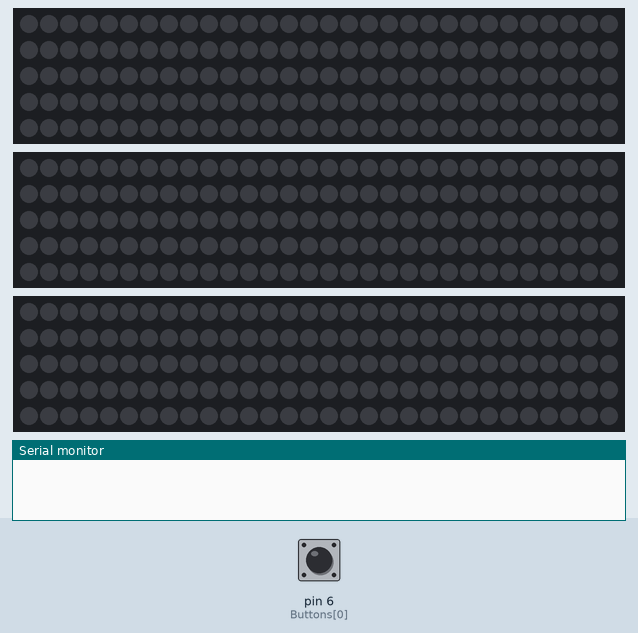
Recording of a sketch running on a simulated Arduino Mega 2560, built with avr-gcc and run on an emulated ATmega2560. On the bench: 3 × 150 RGB LEDs in strip order, left to right, continuing on the next row, the last lines printed to the serial monitor. The test bench sets the inputs (shaded band); at power-on: pin 6 (Buttons[0]) HIGH. Dim RGB values are drawn brighter than linear; the strip is taken to match the declared colour order; random numbers use the default seed unless the sketch sets one.

Above: at 1.2 s.
1.3 s: pin 6 (Buttons[0]) pulled LOW for 3.2 s
At 6.3 s:
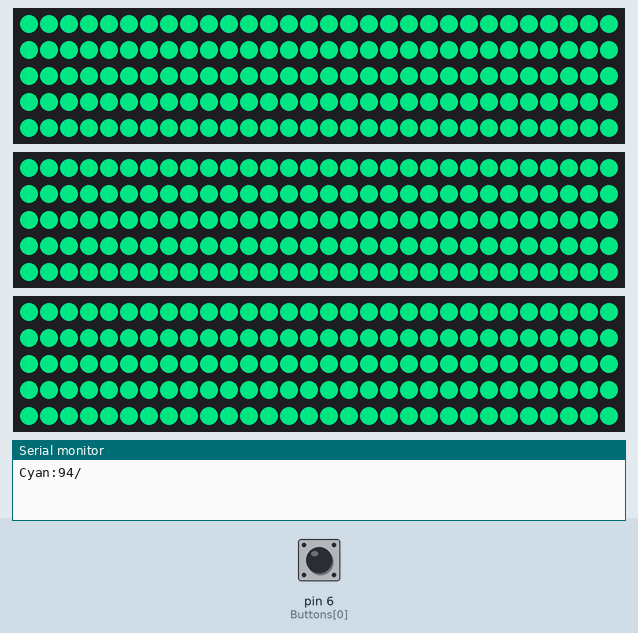
7.0 s: pin 6 (Buttons[0]) pulled LOW for 3.2 s
At 12.0 s:
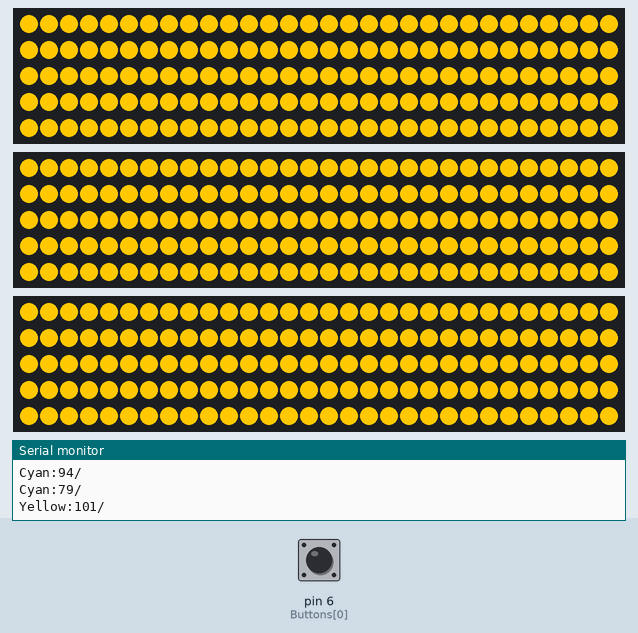
12.5 s: pin 6 (Buttons[0]) pulled LOW for 3.2 s
At 17.2 s:
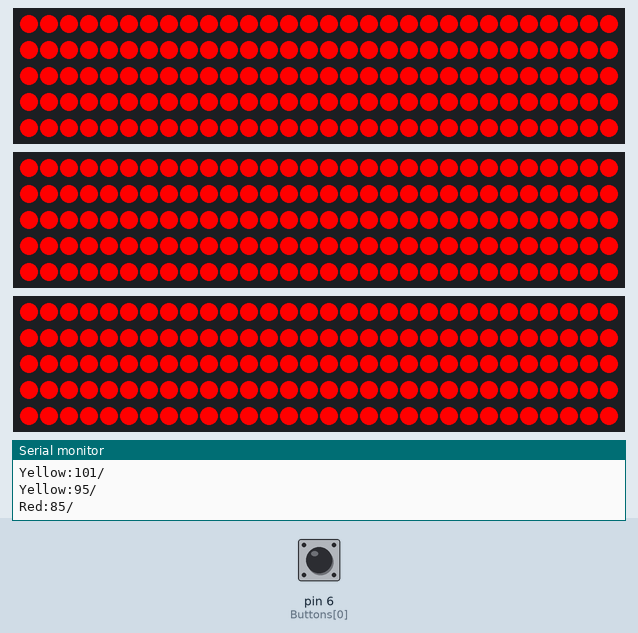
18.0 s: pin 6 (Buttons[0]) pulled LOW for 3.2 s
At 19.49 s:
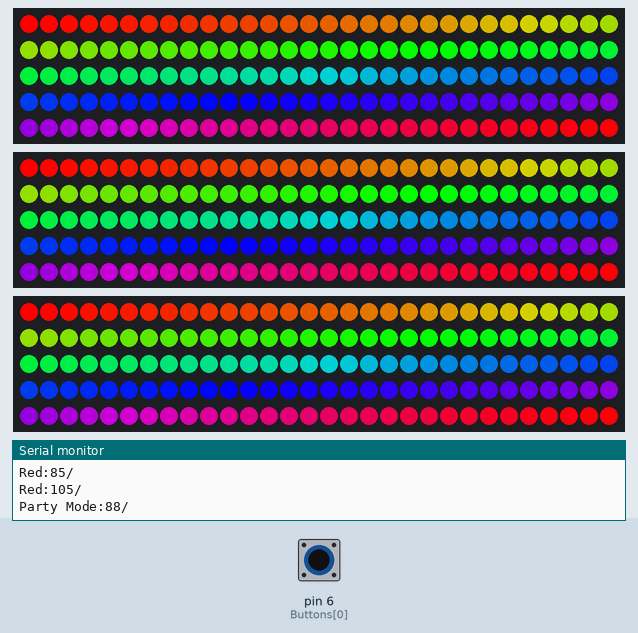
22.7 s: pin 6 (Buttons[0]) pulled LOW for 0.2 s
At 23.5 s:
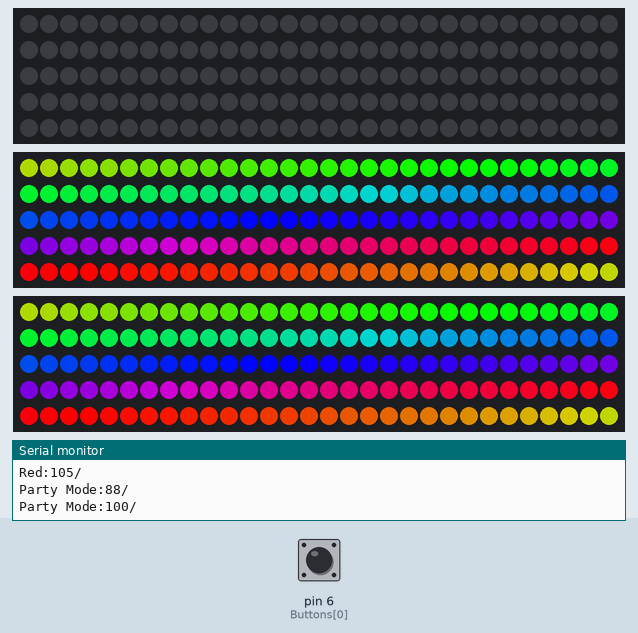
25.9 s: pin 6 (Buttons[0]) driven LOW
At 32.1 s:
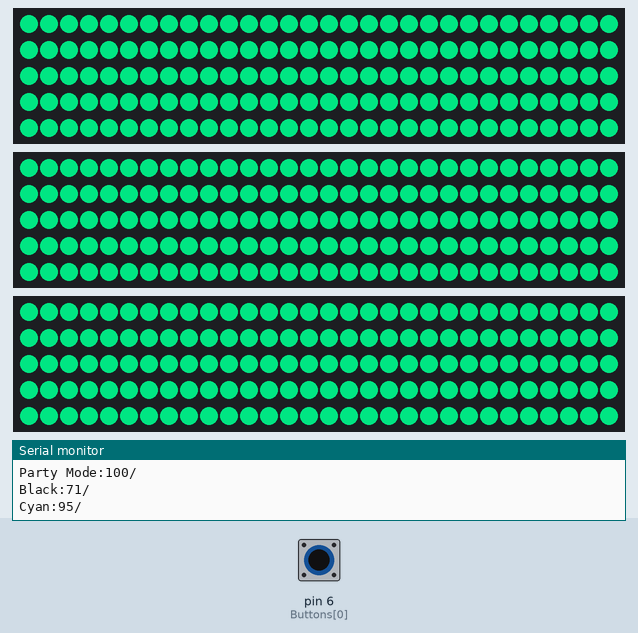
Timing chart, 0 to 32.5 s (numbered marks = the images above; inputs shaded):
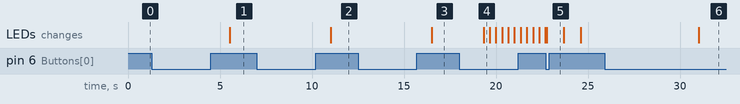

Measured:
- after the input at 1.3 s, the LEDs: change after 4.2 s (image 1)
- after the input at 7.0 s, the LEDs: change after 4.0 s (image 2)
- after the input at 12.5 s, the LEDs: change after 4.0 s (image 3)
- after the input at 18.0 s, the LEDs: change after 1.3 s (image 4)
- after the input at 25.9 s, the LEDs: change after 5.1 s (image 6)

The sketch:

MEGA_FINAL.ino
```cpp
//Senior Project code: Josephine Zenker
//Arduino Mega: Sender
//This code changes, updates and stores information about the current color of
//an LED strip and simulated heart rate value. This information is then sent
//over serial communication a the NodeMCU.
//Finite state machine code adapted from Grumpy Mike: https://forum.arduino.cc/index.php?topic=412232.0

#include <Adafruit_NeoPixel.h>
#include<SoftwareSerial.h>

//----HR sensor libraries
#include "MAX30105.h"
#include "heartRate.h"
MAX30105 particleSensor;
#include <Wire.h>

const int PIXEL_COUNT = 150;
const int NUM_STRIPS = 3;
const int NUM_BUTTONS = 2;

const int Pins[NUM_STRIPS] = {7, 5, 3};
const byte Buttons[NUM_BUTTONS] = {6, 4};

//----For combining two strips into one
Adafruit_NeoPixel Strips[NUM_STRIPS] = {
  Adafruit_NeoPixel(PIXEL_COUNT, Pins[0], NEO_RGB),
  Adafruit_NeoPixel(PIXEL_COUNT, Pins[1], NEO_GRB),
  Adafruit_NeoPixel(PIXEL_COUNT, Pins[2], NEO_GRB)
};

//How to communicate from Arduino to NodeMCU
SoftwareSerial ArduinoUno ( 11, 12); //RX: 2, TX: 3


///--------COLORS--------
uint32_t red = Adafruit_NeoPixel::Color(255, 0, 0);
uint32_t cyan = Adafruit_NeoPixel::Color(0, 175, 100);
uint32_t yellow = Adafruit_NeoPixel::Color(255, 200, 0);
uint32_t black = Adafruit_NeoPixel::Color(0, 0, 0);


char* myTemplate = "";
const char* currentColor;
//char data[200];
char result[63];
char hrStr[10];

const char* COLORS[] = {"Black", "Cyan", "Yellow", "Red", "Party Mode"}; //for string literals


///-----END OF COLORS-----

unsigned long patternInterval = 20 ; // time between steps in the pattern
unsigned long sendInterval = 2000;


///----Used for creating a finite state machine
unsigned long currentMillis = 0;
unsigned long previousButtonMillis = 0 ; // for currentMillis when last update occoured
unsigned long previousButtonMillis_2 = 0;
unsigned long previousButtonMillis_3 = 0; //when last update occured for hr monitor

unsigned long intervals [] = { 1, 1, 1, 1 } ; // speed for each pattern


void setup() {

  Serial.begin(115200);
  ArduinoUno.begin(9600);

  wipe(); // wipes the LED buffers
  pinMode(Buttons[0], INPUT_PULLUP); // change pattern for both strips with this button

  for (int strip = 0; strip < NUM_STRIPS; strip++) { //combines two strips into one
    Strips[strip].begin();
  }
}


void loop() {

  int hrValue = hrNumberGenerator();

  currentMillis = millis(); //for buttons

  static int pattern = 0, lastReading;

  int reading = digitalRead(Buttons[0]);

  //Code adapted from Grumpy Mike

  if (lastReading == HIGH && reading == LOW) {
    pattern++ ; // Go to next color in the COLORS array

    if (pattern > 4) {
      pattern = 0; // If too big, wraps around

      //patternInterval = intervals[pattern]; // sets the speed for this pattern
      wipe(); // clear out the buffer
      delay(50); // debounce delay
    }
  }

  lastReading = reading; // save for next time

  if (currentMillis - previousButtonMillis > patternInterval) {
    updatePattern(pattern);

    //---this can be in this if or the next if
    currentColor = COLORS[pattern]; //stores next color into the led

    previousButtonMillis = currentMillis;
  }

  if (currentMillis - previousButtonMillis_2 > sendInterval) {
    //use ":" as delimiter to split
    myTemplate = "%s:%d/";
    sprintf(result, myTemplate, currentColor, hrValue);
    ArduinoUno.println(result); //Prints data oversoftware serial
    Serial.println(result);

    previousButtonMillis_2 = currentMillis;
  }

}

//Used as a placeholder for the heart rate due to the sensor not working properly
int hrNumberGenerator() {
  int randNumber = random(70, 110);
  return randNumber;

}


///---HR monitor that does not work with the timing limitations of the Arduino
/*
  void hrVal() {
  long irValue = particleSensor.getIR();

  hrStartMillis = millis();

  if (checkForBeat(irValue) == true) {

    long delta = hrStartMillis - previousButtonMillis_3;

    beatsPerMinute = 60 / (delta / 1000.0);
    Serial.println(beatsPerMinute);
    previousButtonMillis_3 = hrStartMillis;
  }
  }
*/

//Each time the button is pressed, it will change to the next color
void  updatePattern(int pat) { // call the pattern currently being created
  switch (pat) {
    case 0:
      allColor(black);
      break;
    case 1:
      allColor(cyan);
      break;
    case 2:
      allColor(yellow);
      break;
    case 3:
      allColor(red);
      break;
    case 4:
      rainbowCycle();
      break;
  }
}
/*
 * Color functions below are modified from the Adafruit Neopixel library
*/
void colorWipe(uint32_t c) { // modified from Adafruit example to make it a state machine
  static int i = 0;
  for (int strip = 0; strip < NUM_STRIPS; strip++) {
    Strips[strip].setPixelColor(i, c);
    Strips[strip].show();
  }
  i++;
  for (int strip = 0; strip < NUM_STRIPS; strip++) {
    if (i >= Strips[strip].numPixels()) {
      i = 0;
      wipe(); // blank out strip
    }
  }
  previousButtonMillis = currentMillis; // time for next change to the display
}

void allColor(uint32_t c) {
  for (int strip = 0; strip < NUM_STRIPS; strip++) {
    for (int i = 0; i < PIXEL_COUNT ; i++)
    {
      Strips[strip].setPixelColor(i, c);
      Strips[strip].show();


    }
    previousButtonMillis = currentMillis; // time for next change to the display
  }
}


void wipe() { // clear all LEDs
  for (int strip = 0; strip < NUM_STRIPS; strip++) {
    for (int i = 0; i < Strips[strip].numPixels(); i++) {
      Strips[strip].setPixelColor(i, Strips[strip].Color(0, 0, 0));
    }
  }
}

void rainbowCycle() { // modified from Adafruit example to make it a state machine
  static uint16_t j = 0;
  for (int strip = 0; strip < NUM_STRIPS; strip++) {
    for (int i = 0; i < Strips[strip].numPixels(); i++) {
      Strips[strip].setPixelColor(i, Wheel(((i * 256 / Strips[strip].numPixels()) + j) & 255));
    }
  }
  for (int strip = 0; strip < NUM_STRIPS; strip++) {
    Strips[strip].show();
    j++;
  }
  if (j >= 256 * 5) j = 0;
  previousButtonMillis = currentMillis; // time for next change to the display
}

uint32_t Wheel(byte WheelPos) {
  WheelPos = 255 - WheelPos;
  if (WheelPos < 85) {
    for (int strip = 0; strip < NUM_STRIPS; strip++) {
      return Strips[strip].Color(255 - WheelPos * 3, 0, WheelPos * 3);
    }
  }
  if (WheelPos < 170) {
    WheelPos -= 85;
    for (int strip = 0; strip < NUM_STRIPS; strip++) {
      return Strips[strip].Color(0, WheelPos * 3, 255 - WheelPos * 3);
    }
  }
  WheelPos -= 170;
  for (int strip = 0; strip < NUM_STRIPS; strip++) {
    return Strips[strip].Color(WheelPos * 3, 255 - WheelPos * 3, 0);
  }
}
```
